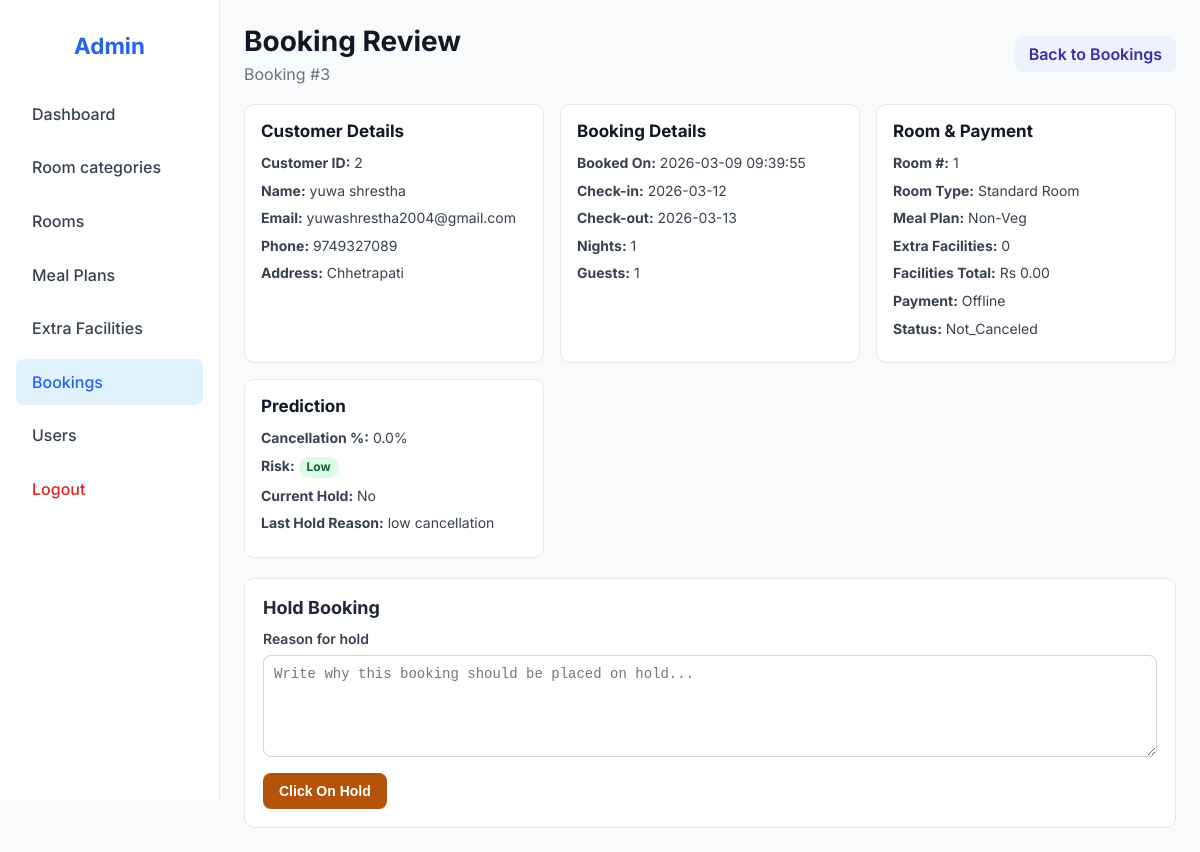
Before: /admin/bookings/3/view (signed in) with the older database file.
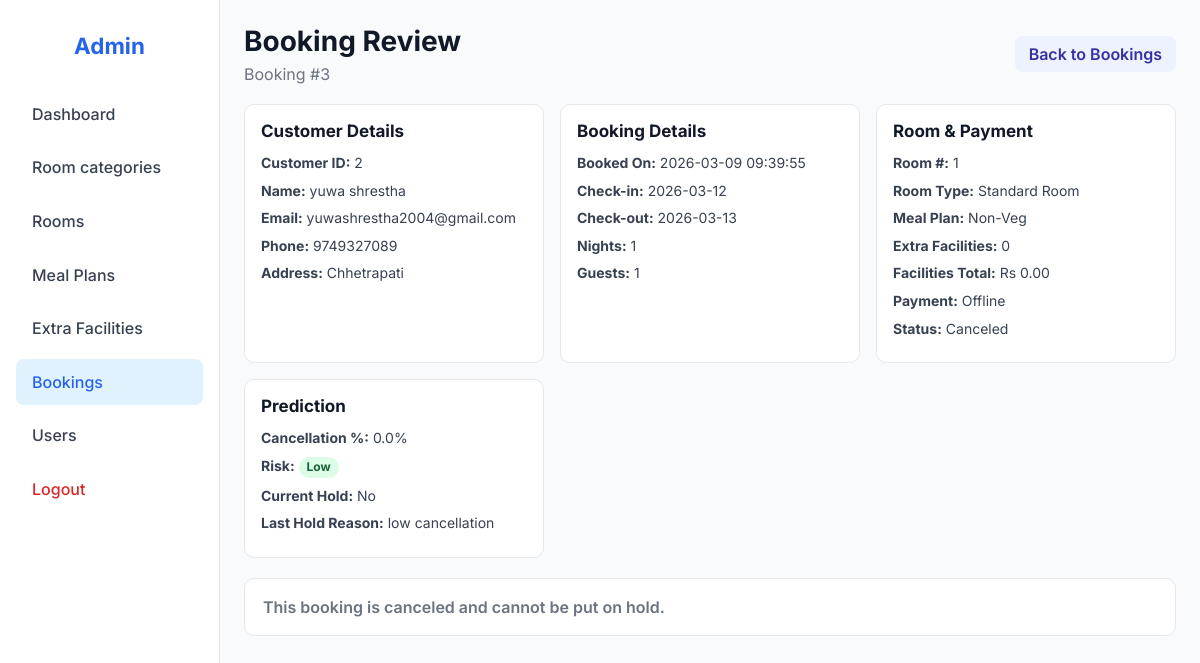
After: the same page with the newer database file.
### tables this page shows
CREATE TABLE bookings (
            booking_id INTEGER PRIMARY KEY AUTOINCREMENT,
            customer_id INTEGER NOT NULL,
            room_id INTEGER NOT NULL,
            meal_plan_id INTEGER NOT NULL,
            market_segment_id INTEGER NOT NULL,
            booking_status TEXT NOT NULL CHECK(booking_status IN ('Canceled','Not_Canceled')),
            lead_time INTEGER NOT NULL DEFAULT 0 CHECK(lead_time >= 0),
            arrival_year INTEGER NOT NULL,
            arrival_month INTEGER NOT NULL CHECK(arrival_month BETWEEN 1 AND 12),
            arrival_date INTEGER NOT NULL CHECK(arrival_date BETWEEN 1 AND 31),
            avg_price_per_room REAL NOT NULL DEFAULT 0 CHECK(avg_price_per_room >= 0),
            no_of_special_requests INTEGER NOT NULL DEFAULT 0 CHECK(no_of_special_requests >= 0),
            total_nights INTEGER NOT NULL DEFAULT 1 CHECK(total_nights >= 1),
            total_guests INTEGER NOT NULL DEFAULT 1 CHECK(total_guests >= 1),
            required_car_parking_space INTEGER NOT NULL DEFAULT 0 CHECK(required_car_parking_space IN (0,1)),
            created_at TIMESTAMP DEFAULT CURRENT_TIMESTAMP,
            FOREIGN KEY(customer_id) REFERENCES customers(customer_id),
            FOREIGN KEY(room_id) REFERENCES rooms(room_id),
            FOREIGN KEY(meal_plan_id) REFERENCES meal_plans(meal_plan_id),
            FOREIGN KEY(market_segment_id) REFERENCES market_segments(market_segment_id)
        );

### app.py (the view)
    @app.get("/admin/bookings/<int:booking_id>/view")
    @need_admin
    def admin_view_booking_for_hold(booking_id):
        booking = booking_model.get_hold_review(booking_id)
        if not booking:
            flash("Booking not found.", "danger")
            return redirect(url_for("admin_view_bookings"))
        prob = predict_cancellation(booking)
        checkin = datetime(
            int(booking["arrival_year"]),
            int(booking["arrival_month"]),
            int(booking["arrival_date"]),
        ).date()
        checkout = checkin + timedelta(days=int(booking["total_nights"] or 0))
        return render_template(
            "admin_booking_hold_review.html",
            booking=booking,
            cancellation_probability=round(prob * 100, 2),
            risk_level=risk_label(prob),
            checkin=checkin.isoformat(),
            checkout=checkout.isoformat(),
        )

### app.py (called while the page is built, shortened)
def predict_cancellation(booking_row):
    if rf_model is None:
        return 0.0

def risk_label(probability):
    if probability > HIGH_RISK_THRESHOLD:
        return "High"
    if probability > MEDIUM_RISK_THRESHOLD:
        return "Medium"
    return "Low"

def need_admin(view_func):
    @wraps(view_func)
    def wrapped(*args, **kwargs):
        if "user_id" not in session:
            flash("Please login first.", "warning")
            return redirect(url_for("login", next=request.url))
        if not session.get("is_admin"):
            flash("Admin access required.", "danger")
            return redirect(url_for("login"))
        return view_func(*args, **kwargs)
    return wrapped

### hotel_app/models/db.py (called while the page is built)
def conn():
    conn = sqlite3.connect(DB_PATH)
    conn.row_factory = sqlite3.Row
    conn.execute("PRAGMA foreign_keys = ON")
    return conn

### templates/admin_booking_hold_review.html (shortened to what the changed rows need)
<!DOCTYPE html>
<html lang="en">
<head>
    <link rel="stylesheet" href="{{ url_for('static', filename='css/admin_booking_hold_review.css') }}">
    <link rel="stylesheet" href="{{ url_for('static', filename='css/flash.css') }}">
</head>
<body>
    <div class="dashboard">
        <aside class="sidebar">
            <h2>Admin</h2>
        </aside>
        <main class="main-content">
            <div class="page-header">
                <div>
                    <h1>Booking Review</h1>
                    <p>Booking #{{ booking.booking_id }}</p>
                </div>
                <a href="{{ url_for('admin_view_bookings') }}" class="back-btn">Back to Bookings</a>
            </div>
            <section class="cards-grid">
                <article class="card">
                    <h3>Customer Details</h3>
                    <p><strong>Customer ID:</strong> {{ booking.customer_id }}</p>
                    <p><strong>Name:</strong> {{ booking.customer_name }}</p>
                    <p><strong>Email:</strong> {{ booking.customer_email }}</p>
                    <p><strong>Phone:</strong> {{ booking.customer_phone or 'N/A' }}</p>
                    <p><strong>Address:</strong> {{ booking.customer_address or 'N/A' }}</p>
                </article>
                <article class="card">
                    <h3>Booking Details</h3>
                    <p><strong>Booked On:</strong> {{ booking.created_at }}</p>
                    <p><strong>Check-in:</strong> {{ checkin }}</p>
                    <p><strong>Check-out:</strong> {{ checkout }}</p>
                    <p><strong>Nights:</strong> {{ booking.total_nights }}</p>
                    <p><strong>Guests:</strong> {{ booking.total_guests or 0 }}</p>
                </article>
                <article class="card">
                    <h3>Room & Payment</h3>
                    <p><strong>Room #:</strong> {{ booking.room_number }}</p>
                    <p><strong>Room Type:</strong> {{ booking.room_type_name }}</p>
                    <p><strong>Meal Plan:</strong> {{ booking.meal_plan_name or 'N/A' }}</p>
                    <p><strong>Extra Facilities:</strong> {{ booking.extra_facility_count or 0 }}</p>
                    <p><strong>Facilities Total:</strong> Rs {{ "%.2f"|format(booking.extra_facility_total or 0) }}</p>
                    <p><strong>Payment:</strong> {{ booking.segment_name }}</p>
                    <p><strong>Status:</strong> {{ booking.booking_status }}</p>
                </article>
                <article class="card">
                </article>
            </section>
            {% if booking.booking_status == 'Canceled' %}
            <section class="action-box muted-box">
                This booking is canceled and cannot be put on hold.
            </section>
            {% else %}
            <section class="action-box">
                <h3>Hold Booking</h3>
                <form method="post" action="{{ url_for('admin_hold_booking', booking_id=booking.booking_id) }}">
                    <label for="hold_reason">Reason for hold</label>
                    <textarea id="hold_reason" name="hold_reason" rows="5" required
                        placeholder="Write why this booking should be placed on hold..."></textarea>
                    <button type="submit" class="hold-btn">Click On Hold</button>
                </form>
            </section>
            {% endif %}
        </main>
    </div>
</body>
</html>

Changed rows visible on the page:
changed bookings id 3: booking_status "Not_Canceled" → "Canceled"
Other visible differences:
text no longer shown: "Hold Booking Reason for hold Click On Hold"
text now shown: "This booking is canceled and cannot be put on hold."
